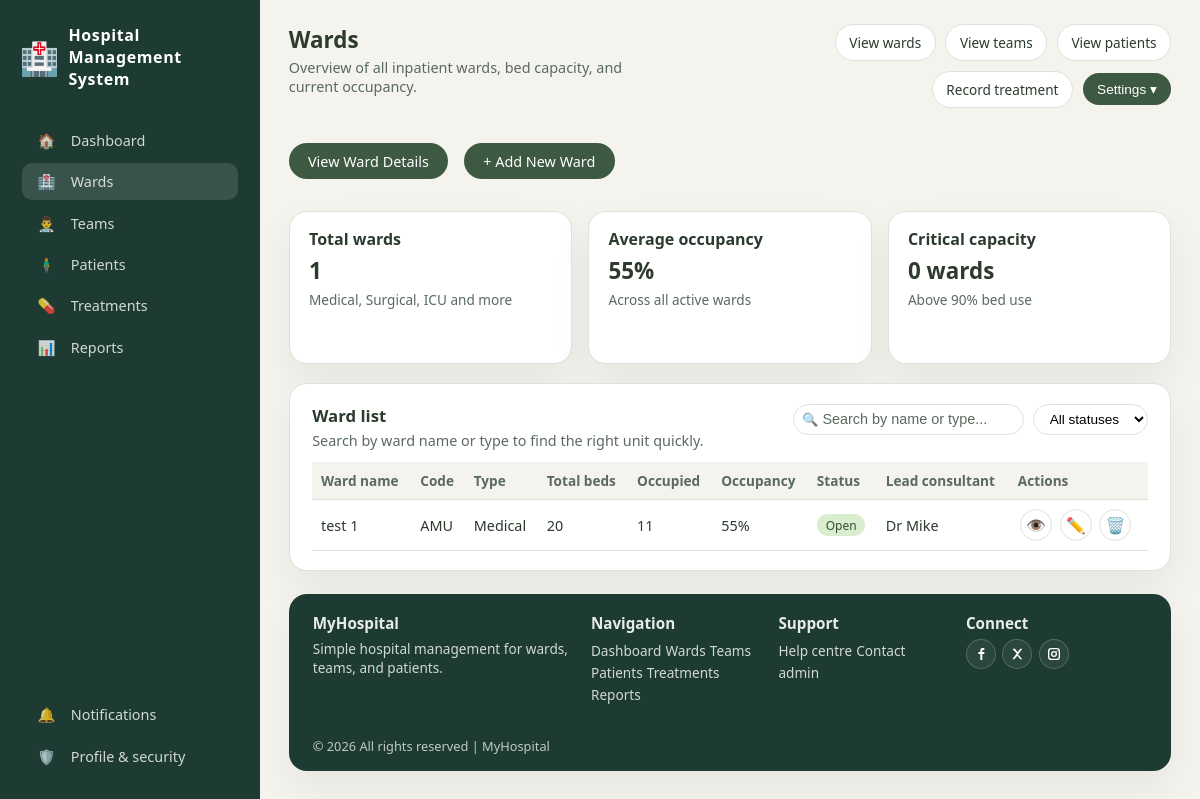
Before: /wards with the older database file.
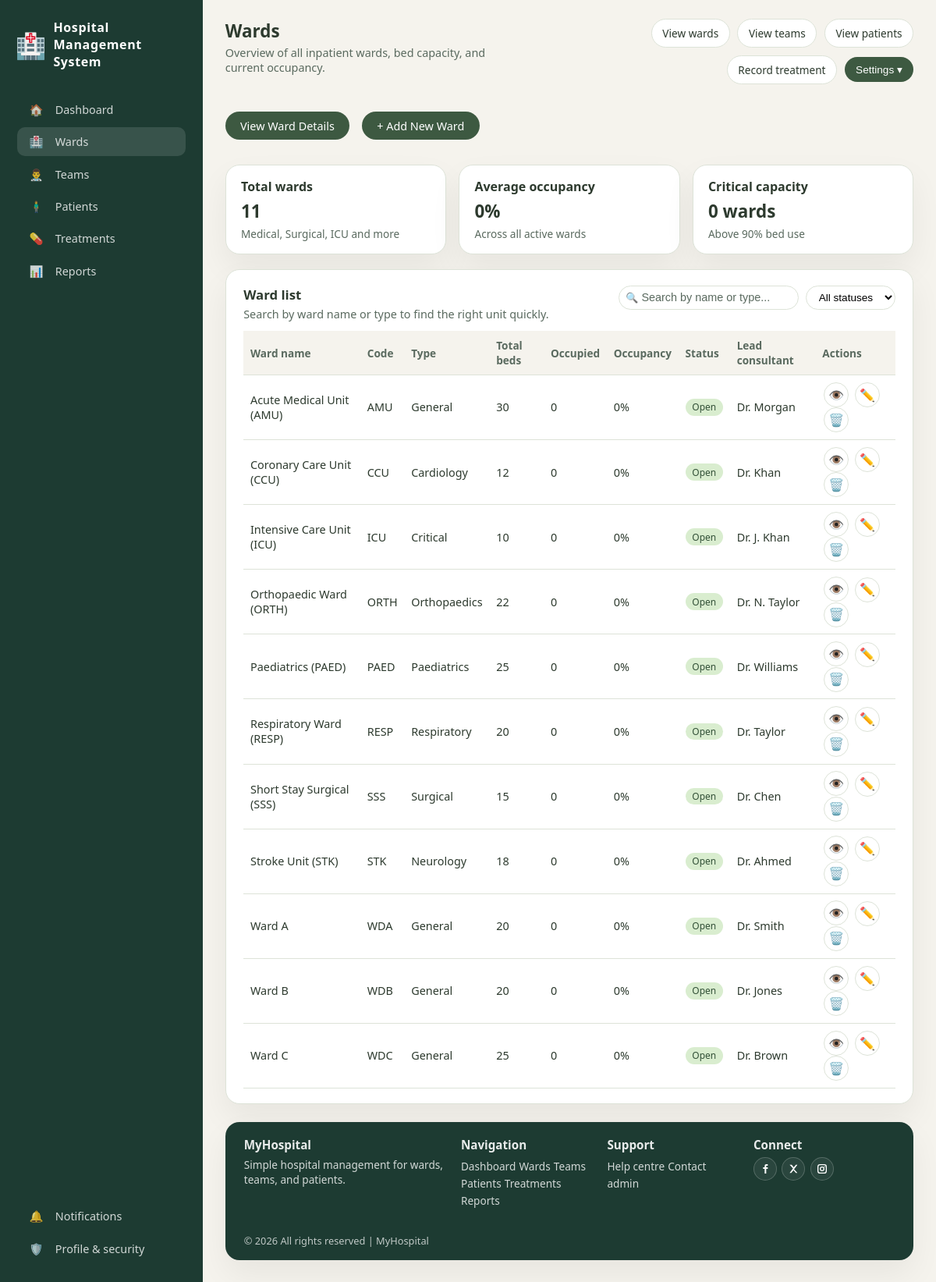
After: the same page with the newer database file.
### tables this page shows
CREATE TABLE wards (
            id INTEGER PRIMARY KEY AUTOINCREMENT,
            name TEXT NOT NULL,
            code TEXT,
            type TEXT,
            capacity INTEGER NOT NULL,
            occupied INTEGER DEFAULT 0,
            lead_consultant TEXT,
            status TEXT DEFAULT 'active',
            gender_type TEXT DEFAULT 'Mixed',
            created_at TIMESTAMP DEFAULT CURRENT_TIMESTAMP
        );

### app.py (the view)
@app.route("/wards")
def wards_page():
    conn = get_db_connection()
    wards = conn.execute("""
        SELECT id, name, code, type, capacity, occupied, lead_consultant, status
        FROM wards ORDER BY name
    """).fetchall()
    total_wards = len(wards)
    total_occupancy = 0
    valid_wards = 0
    critical_wards = 0
    for ward in wards:
        if ward["capacity"] > 0:
            occupancy = (ward["occupied"] / ward["capacity"]) * 100
            total_occupancy += occupancy
            valid_wards += 1
            if occupancy >= 90:
                critical_wards += 1
    avg_occupancy = round(total_occupancy / valid_wards) if valid_wards > 0 else 0
    ward_stats = {
        "total_wards": total_wards,
        "avg_occupancy": avg_occupancy,
        "critical_wards": critical_wards,
    }
    conn.close()
    return render_template("wards.html", wards=wards, stats=ward_stats)

### app.py (called while the page is built)
def get_db_connection():
    conn = sqlite3.connect(DATABASE_PATH)
    conn.row_factory = sqlite3.Row
    return conn

### templates/wards.html (shortened to what this page needs)
{% extends "base.html" %}
{% block extra_css %}
<link rel="stylesheet" href="/static/css/wards.css">
{% endblock %}
{% block active_wards %}active{% endblock %}
{% block page_title %}Wards{% endblock %}
{% block page_subtitle %}Overview of all inpatient wards, bed capacity, and current occupancy.{% endblock %}
{% block top_actions %}
{{ super() }}
{% endblock %}
{% block content %}
<section class="action-buttons-section">
  <div class="action-buttons-container">
    <a href="/ward" class="primary-btn">View Ward Details</a>
    <a href="#add-ward-modal" class="primary-btn" onclick="openAddWardModal()">+ Add New Ward</a>
  </div>
</section>
<section class="summary-row">
  <article class="summary-card">
    <h2>Total wards</h2>
    <p class="summary-value">{{ stats.total_wards if stats else 0 }}</p>
    <p class="summary-label">Medical, Surgical, ICU and more</p>
  </article>
  <article class="summary-card">
    <h2>Average occupancy</h2>
    <p class="summary-value">{{ stats.avg_occupancy if stats else 0 }}%</p>
    <p class="summary-label">Across all active wards</p>
  </article>
  <article class="summary-card">
    <h2>Critical capacity</h2>
    <p class="summary-value">{{ stats.critical_wards if stats else 0 }} wards</p>
    <p class="summary-label">Above 90% bed use</p>
  </article>
</section>
<section class="table-card">
  <div class="table-card-header">
    <div>
      <h2>Ward list</h2>
      <p>Search by ward name or type to find the right unit quickly.</p>
    </div>
    <div class="table-actions">
      <div class="search-wrapper">
        <span class="search-icon">🔍</span>
        <input type="text" id="wardSearch" placeholder="Search by name or type..." autocomplete="off" />
      </div>
      <select id="wardStatusFilter" class="status-filter">
        <option value="all">All statuses</option>
      </select>
    </div>
  </div>
  <div class="table-scroll">
    <table class="data-table" id="wardsTable">
      <thead>
        <tr>
          <th>Ward name</th>
          <th>Code</th>
          <th>Type</th>
          <th>Total beds</th>
          <th>Occupied</th>
          <th>Occupancy</th>
          <th>Status</th>
          <th>Lead consultant</th>
          <th>Actions</th>
        </tr>
      </thead>
      <tbody>
        {% for ward in wards %}
        <tr>
          <td data-label="Ward name">{{ ward.name }}</td>
          <td data-label="Code">{{ ward.code }}</td>
          <td data-label="Type">{{ ward.type }}</td>
          <td data-label="Total beds">{{ ward.capacity }}</td>
          <td data-label="Occupied">{{ ward.occupied }}</td>
          <td data-label="Occupancy">
            {% if ward.capacity > 0 %}
            {{ (ward.occupied / ward.capacity * 100) | int }}%
            {% else %}
            0%
            {% endif %}
          </td>
          <td data-label="Status">
            {% set occupancy_percent = (ward.occupied / ward.capacity * 100) if ward.capacity > 0 else 0 %}
            {% if occupancy_percent >= 90 %}
            <span class="badge critical">Critical</span>
            {% elif occupancy_percent >= 75 %}
            <span class="badge warning">Limited</span>
            {% else %}
            <span class="badge ok">Open</span>
            {% endif %}
          </td>
          <td data-label="Lead consultant">{{ ward.lead_consultant or 'Not assigned' }}</td>
          <td data-label="Actions">
            <a href="/ward/{{ ward.id }}" class="btn-action btn-view" title="View Details">👁️</a>
            <button onclick="editWard(this)" data-ward-id="{{ ward.id }}" data-ward-name="{{ ward.name }}"
              data-ward-code="{{ ward.code }}" data-ward-type="{{ ward.type }}" data-ward-capacity="{{ ward.capacity }}"
              data-ward-occupied="{{ ward.occupied }}" data-ward-consultant="{{ ward.lead_consultant or '' }}"
              class="btn-action btn-edit" title="Edit">✏️</button>
            <button onclick="deleteWard(this)" data-ward-id="{{ ward.id }}" data-ward-name="{{ ward.name }}"
              class="btn-action btn-delete" title="Delete">🗑️</button>
          </td>
        </tr>
        {% else %}
        <tr>
          <td colspan="9" style="text-align: center; padding: 2rem; color: var(--text-muted);">
            No wards found. Click "Add New Ward" to create your first ward.
          </td>
        </tr>
        {% endfor %}
      </tbody>
    </table>
  </div>
</section>
{% endblock %}

### templates/base.html (shortened to what this page needs)
<!DOCTYPE html>
<html lang="en" data-theme="light">
<head>
    <link rel="stylesheet" href="/static/css/base.css">
    {% block extra_css %}{% endblock %}
</head>
<body>
    <div class="app-shell">
        <aside class="sidebar" id="sidebar">
            <div class="logo">
                <span class="logo-mark">🏥</span>
                <span class="logo-text">Hospital Management System</span>
            </div>
            <nav class="nav-main">
                <a href="/" class="nav-item {% block active_dashboard %}{% endblock %}">
                    <span class="nav-icon">🏠</span>
                    <span class="nav-label">Dashboard</span>
                </a>
                <a href="/wards" class="nav-item {% block active_wards %}{% endblock %}">
                    <span class="nav-icon">🏥</span>
                    <span class="nav-label">Wards</span>
                </a>
                <a href="/teams" class="nav-item {% block active_teams %}{% endblock %}">
                    <span class="nav-icon">👨‍⚕️</span>
                    <span class="nav-label">Teams</span>
                </a>
                <a href="/patients" class="nav-item {% block active_patients %}{% endblock %}">
                    <span class="nav-icon">🧍‍♂️</span>
                    <span class="nav-label">Patients</span>
                </a>
                <a href="/treatments" class="nav-item {% block active_treatments %}{% endblock %}">
                    <span class="nav-icon">💊</span>
                    <span class="nav-label">Treatments</span>
                </a>
                <a href="/reports" class="nav-item {% block active_reports %}{% endblock %}">
                    <span class="nav-icon">📊</span>
                    <span class="nav-label">Reports</span>
                </a>
            </nav>
            <div class="nav-secondary">
                <a href="/notifications" class="nav-item {% block active_notifications %}{% endblock %}">
                    <span class="nav-icon">🔔</span>
                    <span class="nav-label">Notifications</span>
                </a>
                <a href="/profile" class="nav-item {% block active_profile %}{% endblock %}">
                    <span class="nav-icon">🛡️</span>
                    <span class="nav-label">Profile & security</span>
                </a>
            </div>
        </aside>
        <main class="main-area">
            <header class="top-bar">
                <div class="top-left">
                    <div class="top-left-row">
                        <div>
                            {% block header %}
                            <h1 class="page-title">{% block page_title %}Hospital Management{% endblock %}</h1>
                            <p class="page-subtitle">{% block page_subtitle %}Manage your hospital efficiently{%
                                endblock %}</p>
                            {% endblock %}
                        </div>
                    </div>
                </div>
                <div class="top-actions">
                    {% block top_actions %}
                    <a href="/wards" class="shortcut-btn">View wards</a>
                    <a href="/teams" class="shortcut-btn">View teams</a>
                    <a href="/patients" class="shortcut-btn">View patients</a>
                    <a href="/treatments" class="shortcut-btn">Record treatment</a>
                    <div class="settings-wrapper">
                        <button class="settings-btn" id="settingsToggle">
                            Settings ▾
                        </button>
                    </div>
                    {% endblock %}
                </div>
            </header>
            {% block content %}{% endblock %}
            <footer class="site-footer">
                <div class="footer-column">
                    <h4>MyHospital</h4>
                    <p>Simple hospital management for wards, teams, and patients.</p>
                </div>
                <div class="footer-column">
                    <h4>Navigation</h4>
                    <a href="/">Dashboard</a>
                    <a href="/wards">Wards</a>
                    <a href="/teams">Teams</a>
                    <a href="/patients">Patients</a>
                    <a href="/treatments">Treatments</a>
                    <a href="/reports">Reports</a>
                </div>
                <div class="footer-column">
                    <h4>Support</h4>
                    <a href="#">Help centre</a>
                    <a href="#">Contact admin</a>
                </div>
                <div class="footer-column footer-social">
                    <h4>Connect</h4>
                    <div class="social-buttons">
                        <a href="#" class="social-circle fb" aria-label="Facebook">
                            <svg viewBox="0 0 24 24" class="social-icon">
                                <path d="M13 3h4v3h-3v3h3v3h-3v9h-3v-9H8v-3h3V6a3 3 0 0 1 3-3z" />
                            </svg>
                        </a>
                        <a href="#" class="social-circle x" aria-label="X">
                            <svg viewBox="0 0 24 24" class="social-icon">
                                <path d="M5 4l6.5 7.1L5 20h3l4.5-5.3L17 20h3l-6.5-7.2L20 4h-3l-4 4.9L9 4H5z" />
                            </svg>
                        </a>
                        <a href="#" class="social-circle ig" aria-label="Instagram">
                        </a>
                    </div>
                </div>
                <div class="footer-bottom">
                    © 2026 All rights reserved | MyHospital
                </div>
            </footer>
        </main>
    </div>
</body>
</html>

### static/css/base.css (style rules this page uses)
* { box-sizing: border-box; }
html[data-theme="light"] { --bg-page: #f5f3ed; --bg-main: #ffffff; --bg-hero: #e8f5d3; --bg-feature: #f5f3ed; --bg-card: #ffffff; --bg-sidebar: #1d3b32; --bg-pill: #d9edcf; --text-main: #2d3a2e; --text-muted: #5a6a5f; --text-invert: #ffffff; --accent: #3d5941; --accent-soft: #6c8f5f; --accent-pill: #325037; --border-subtle: #dde3d8; --shadow-soft: 0 18px 40px rgba(0, 0, 0, 0.06); }
body { margin: 0; font-family: system-ui, -apple-system, BlinkMacSystemFont, "Segoe UI", sans-serif; background: var(--bg-page); color: var(--text-main); }
.app-shell { display: grid; grid-template-columns: 260px minmax(0, 1fr); min-height: 100vh; }
.sidebar { background: var(--bg-sidebar); color: var(--text-invert); padding: 1.5rem 1.4rem 1.6rem; display: flex; flex-direction: column; transition: transform 0.25s ease, opacity 0.2s ease; }
.logo { display: flex; align-items: center; gap: 0.75rem; margin-bottom: 2rem; }
.logo-mark { width: 34px; height: 34px; border-radius: 12px; display: inline-flex; align-items: center; justify-content: center; font-weight: 700; font-size: 2rem; }
.logo-text { font-weight: 600; letter-spacing: 0.04em; }
.nav-main, .nav-secondary { display: flex; flex-direction: column; gap: 0.3rem; }
.nav-main { margin-bottom: 2rem; }
.nav-secondary { margin-top: auto; }
.nav-item { display: flex; align-items: center; gap: 0.7rem; padding: 0.55rem 0.7rem; border-radius: 10px; color: rgba(255, 255, 255, 0.8); text-decoration: none; font-size: 0.9rem; }
.nav-item.active { background: rgba(255, 255, 255, 0.12); }
.nav-icon { width: 26px; display: inline-flex; justify-content: center; }
.main-area { background: var(--bg-page); display: grid; grid-template-rows: auto 1fr auto; padding: 1.5rem 1.8rem 1.8rem; }
.top-bar { display: flex; justify-content: space-between; align-items: flex-start; gap: 1rem; margin-bottom: 0.8rem; }
.top-left { display: flex; flex-direction: column; }
.top-left-row { display: flex; align-items: center; gap: 0.8rem; }
.page-title { margin: 0 0 0.2rem; font-size: 1.4rem; }
.page-subtitle { margin: 0; font-size: 0.9rem; color: var(--text-muted); }
.top-actions { display: flex; align-items: center; gap: 0.6rem; flex-wrap: wrap; justify-content: flex-end; }
.shortcut-btn { border-radius: 999px; border: 1px solid var(--border-subtle); background: var(--bg-main); padding: 0.5rem 0.85rem; font-size: 0.85rem; color: var(--text-main); text-decoration: none; display: inline-block; }
.settings-wrapper { position: relative; }
.settings-btn { border-radius: 999px; border: none; background: var(--accent); color: var(--text-invert); padding: 0.5rem 0.9rem; font-size: 0.85rem; cursor: pointer; }
.site-footer { background: var(--bg-sidebar); color: rgba(255, 255, 255, 0.9); border-radius: 18px; padding: 1.2rem 1.5rem 1rem; display: grid; grid-template-columns: 2fr 1.3fr 1.3fr 1.4fr; gap: 1.2rem; box-shadow: var(--shadow-soft); }
.footer-column h4 { margin: 0 0 0.4rem; font-size: 0.95rem; }
.footer-column p, .footer-column a { margin: 0; font-size: 0.85rem; color: rgba(255, 255, 255, 0.8); text-decoration: none; }
.footer-social .social-buttons { display: flex; gap: 0.4rem; margin-top: 0.4rem; }
.social-circle { width: 30px; height: 30px; border-radius: 999px; display: inline-flex; align-items: center; justify-content: center; background: rgba(255, 255, 255, 0.06); border: 1px solid rgba(255, 255, 255, 0.2); text-decoration: none; }
.social-icon { width: 16px; height: 16px; fill: #ffffff; }
.footer-bottom { grid-column: 1 / -1; margin-top: 0.8rem; font-size: 0.8rem; opacity: 0.8; }

Changed rows visible on the page:
removed wards: name "test 1", code "AMU", type "Medical", capacity "20", occupied "11", (ward.occupied/ward.capacity*100)|int "55", lead_consultant "Dr Mike"
added wards: name "Acute Medical Unit (AMU)", code "AMU", type "General", capacity "30", occupied "0", (ward.occupied/ward.capacity*100)|int "0", lead_consultant "Dr. Morgan"
added wards: name "Coronary Care Unit (CCU)", code "CCU", type "Cardiology", capacity "12", occupied "0", (ward.occupied/ward.capacity*100)|int "0", lead_consultant "Dr. Khan"
added wards: name "Intensive Care Unit (ICU)", code "ICU", type "Critical", capacity "10", occupied "0", (ward.occupied/ward.capacity*100)|int "0", lead_consultant "Dr. J. Khan"
added wards: name "Orthopaedic Ward (ORTH)", code "ORTH", type "Orthopaedics", capacity "22", occupied "0", (ward.occupied/ward.capacity*100)|int "0", lead_consultant "Dr. N. Taylor"
added wards: name "Paediatrics (PAED)", code "PAED", type "Paediatrics", capacity "25", occupied "0", (ward.occupied/ward.capacity*100)|int "0", lead_consultant "Dr. Williams"
added wards: name "Respiratory Ward (RESP)", code "RESP", type "Respiratory", capacity "20", occupied "0", (ward.occupied/ward.capacity*100)|int "0", lead_consultant "Dr. Taylor"
added wards: name "Short Stay Surgical (SSS)", code "SSS", type "Surgical", capacity "15", occupied "0", (ward.occupied/ward.capacity*100)|int "0", lead_consultant "Dr. Chen"
added wards: name "Stroke Unit (STK)", code "STK", type "Neurology", capacity "18", occupied "0", (ward.occupied/ward.capacity*100)|int "0", lead_consultant "Dr. Ahmed"
added wards: name "Ward A", code "WDA", type "General", capacity "20", occupied "0", (ward.occupied/ward.capacity*100)|int "0", lead_consultant "Dr. Smith"
added wards: name "Ward B", code "WDB", type "General", capacity "20", occupied "0", (ward.occupied/ward.capacity*100)|int "0", lead_consultant "Dr. Jones"
added wards: name "Ward C", code "WDC", type "General", capacity "25", occupied "0", (ward.occupied/ward.capacity*100)|int "0", lead_consultant "Dr. Brown"
Other visible differences:
{{ stats.total_wards if stats else 0 }}: "1" → "11"
{{ stats.avg_occupancy if stats else 0 }}: "55" → "0"
